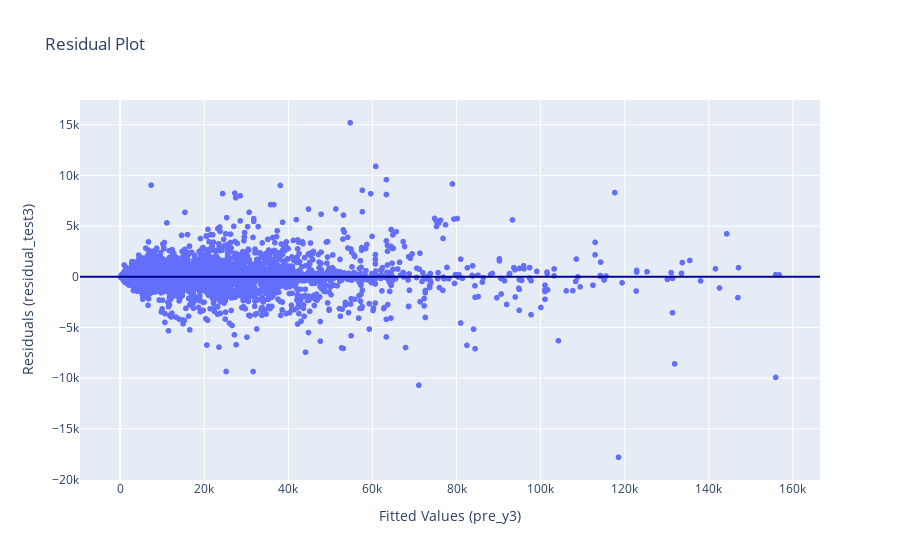

This figure's notebook cell:
### Code cell
fig = px.scatter(x = pre_y3, y = residual_test3, title = 'Residual Plot')
fig.add_hline(y = 0, line_color = 'darkblue')
fig.update_layout(xaxis_title = 'Fitted Values (pre_y3)', yaxis_title = 'Residuals (residual_test3)')
fig.show()

### Figure 1 — Plotly figure (JSON) as saved in the notebook; plotly's stock layout.template omitted (floating-point values rounded to 4 significant figures; data arrays with more than 128 entries replaced by an {"elided": "..."} marker saying what was removed)
{"data": [{"hovertemplate": "x=%{x}<br>y=%{y}<extra></extra>", "legendgroup": "", "marker": {"color": "#636efa", "symbol": "circle"}, "mode": "markers", "name": "", "showlegend": false, "type": "scattergl", "x": {"elided": "9998 float values"}, "xaxis": "x", "y": {"elided": "9998 float values"}, "yaxis": "y"}], "layout": {"legend": {"tracegroupgap": 0}, "shapes": [{"line": {"color": "darkblue"}, "type": "line", "x0": 0, "x1": 1, "xref": "x domain", "y0": 0, "y1": 0, "yref": "y"}], "title": {"text": "Residual Plot"}, "xaxis": {"anchor": "y", "domain": [0, 1], "title": {"text": "Fitted Values (pre_y3)"}}, "yaxis": {"anchor": "x", "domain": [0, 1], "title": {"text": "Residuals (residual_test3)"}}}}
